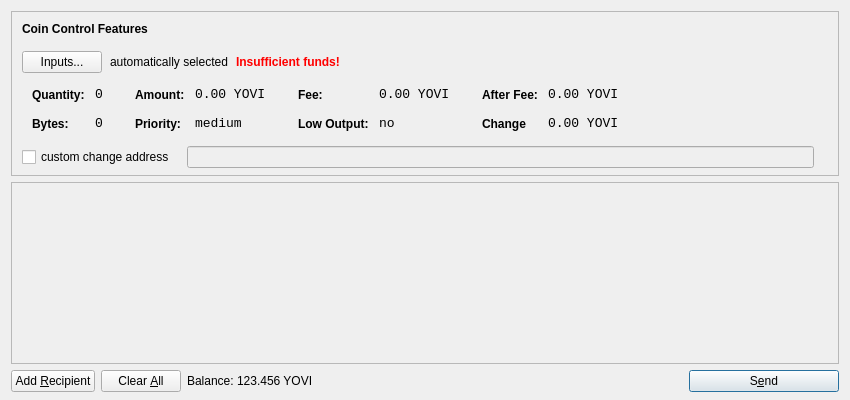
<?xml version="1.0" encoding="UTF-8"?>
<ui version="4.0">
 <class>SendCoinsDialog</class>
 <widget class="QDialog" name="SendCoinsDialog">
  <property name="geometry">
   <rect>
    <x>0</x>
    <y>0</y>
    <width>850</width>
    <height>400</height>
   </rect>
  </property>
  <property name="windowTitle">
   <string>Send Coins</string>
  </property>
  <property name="autoFillBackground">
   <bool>true</bool>
  </property>
  <layout class="QVBoxLayout" name="verticalLayout" stretch="0,1,0">
   <property name="bottomMargin">
    <number>8</number>
   </property>
   <item>
    <widget class="QFrame" name="frameCoinControl">
     <property name="sizePolicy">
      <sizepolicy hsizetype="Expanding" vsizetype="Expanding">
       <horstretch>0</horstretch>
       <verstretch>0</verstretch>
      </sizepolicy>
     </property>
     <property name="maximumSize">
      <size>
       <width>16777215</width>
       <height>16777215</height>
      </size>
     </property>
     <property name="frameShape">
      <enum>QFrame::StyledPanel</enum>
     </property>
     <property name="frameShadow">
      <enum>QFrame::Sunken</enum>
     </property>
     <layout class="QVBoxLayout" name="verticalLayoutCoinControl2">
      <property name="spacing">
       <number>6</number>
      </property>
      <property name="leftMargin">
       <number>0</number>
      </property>
      <property name="topMargin">
       <number>0</number>
      </property>
      <property name="rightMargin">
       <number>0</number>
      </property>
      <property name="bottomMargin">
       <number>6</number>
      </property>
      <item>
       <layout class="QVBoxLayout" name="verticalLayoutCoinControl" stretch="0,0,0,0,1">
        <property name="spacing">
         <number>0</number>
        </property>
        <property name="leftMargin">
         <number>10</number>
        </property>
        <property name="topMargin">
         <number>10</number>
        </property>
        <item>
         <layout class="QHBoxLayout" name="horizontalLayoutCoinControl1">
          <property name="bottomMargin">
           <number>15</number>
          </property>
          <item>
           <widget class="QLabel" name="labelCoinControlFeatures">
            <property name="sizePolicy">
             <sizepolicy hsizetype="Preferred" vsizetype="Maximum">
              <horstretch>0</horstretch>
              <verstretch>0</verstretch>
             </sizepolicy>
            </property>
            <property name="font">
             <font>
              <weight>75</weight>
              <bold>true</bold>
             </font>
            </property>
            <property name="styleSheet">
             <string notr="true">font-weight:bold;</string>
            </property>
            <property name="text">
             <string>Coin Control Features</string>
            </property>
           </widget>
          </item>
         </layout>
        </item>
        <item>
         <layout class="QHBoxLayout" name="horizontalLayoutCoinControl2" stretch="0,0,0,0">
          <property name="spacing">
           <number>8</number>
          </property>
          <property name="bottomMargin">
           <number>10</number>
          </property>
          <item>
           <widget class="QPushButton" name="pushButtonCoinControl">
            <property name="styleSheet">
             <string notr="true"/>
            </property>
            <property name="text">
             <string>Inputs...</string>
            </property>
           </widget>
          </item>
          <item>
           <widget class="QLabel" name="labelCoinControlAutomaticallySelected">
            <property name="text">
             <string>automatically selected</string>
            </property>
            <property name="margin">
             <number>5</number>
            </property>
           </widget>
          </item>
          <item>
           <widget class="QLabel" name="labelCoinControlInsuffFunds">
            <property name="font">
             <font>
              <weight>75</weight>
              <bold>true</bold>
             </font>
            </property>
            <property name="styleSheet">
             <string notr="true">color:red;font-weight:bold;</string>
            </property>
            <property name="text">
             <string>Insufficient funds!</string>
            </property>
            <property name="margin">
             <number>5</number>
            </property>
           </widget>
          </item>
          <item>
           <spacer name="horizontalSpacerCoinControl">
            <property name="orientation">
             <enum>Qt::Horizontal</enum>
            </property>
            <property name="sizeHint" stdset="0">
             <size>
              <width>40</width>
              <height>1</height>
             </size>
            </property>
           </spacer>
          </item>
         </layout>
        </item>
        <item>
         <widget class="QWidget" name="widgetCoinControl" native="true">
          <property name="sizePolicy">
           <sizepolicy hsizetype="Preferred" vsizetype="Preferred">
            <horstretch>0</horstretch>
            <verstretch>0</verstretch>
           </sizepolicy>
          </property>
          <property name="minimumSize">
           <size>
            <width>0</width>
            <height>0</height>
           </size>
          </property>
          <property name="styleSheet">
           <string notr="true"/>
          </property>
          <layout class="QHBoxLayout" name="horizontalLayoutCoinControl5">
           <property name="leftMargin">
            <number>0</number>
           </property>
           <property name="topMargin">
            <number>0</number>
           </property>
           <property name="rightMargin">
            <number>0</number>
           </property>
           <property name="bottomMargin">
            <number>0</number>
           </property>
           <item>
            <layout class="QHBoxLayout" name="horizontalLayoutCoinControl3" stretch="0,0,0,1">
             <property name="spacing">
              <number>20</number>
             </property>
             <property name="topMargin">
              <number>0</number>
             </property>
             <property name="bottomMargin">
              <number>10</number>
             </property>
             <item>
              <layout class="QFormLayout" name="formLayoutCoinControl1">
               <property name="horizontalSpacing">
                <number>10</number>
               </property>
               <property name="verticalSpacing">
                <number>14</number>
               </property>
               <property name="leftMargin">
                <number>10</number>
               </property>
               <property name="topMargin">
                <number>4</number>
               </property>
               <property name="rightMargin">
                <number>6</number>
               </property>
               <item row="0" column="0">
                <widget class="QLabel" name="labelCoinControlQuantityText">
                 <property name="styleSheet">
                  <string notr="true">font-weight:bold;</string>
                 </property>
                 <property name="text">
                  <string>Quantity:</string>
                 </property>
                 <property name="margin">
                  <number>0</number>
                 </property>
                </widget>
               </item>
               <item row="0" column="1">
                <widget class="QLabel" name="labelCoinControlQuantity">
                 <property name="font">
                  <font>
                   <family>Monospace</family>
                   <pointsize>10</pointsize>
                  </font>
                 </property>
                 <property name="cursor">
                  <cursorShape>IBeamCursor</cursorShape>
                 </property>
                 <property name="contextMenuPolicy">
                  <enum>Qt::ActionsContextMenu</enum>
                 </property>
                 <property name="text">
                  <string>0</string>
                 </property>
                 <property name="margin">
                  <number>0</number>
                 </property>
                 <property name="textInteractionFlags">
                  <set>Qt::LinksAccessibleByMouse|Qt::TextSelectableByKeyboard|Qt::TextSelectableByMouse</set>
                 </property>
                </widget>
               </item>
               <item row="1" column="0">
                <widget class="QLabel" name="labelCoinControlBytesText">
                 <property name="styleSheet">
                  <string notr="true">font-weight:bold;</string>
                 </property>
                 <property name="text">
                  <string>Bytes:</string>
                 </property>
                </widget>
               </item>
               <item row="1" column="1">
                <widget class="QLabel" name="labelCoinControlBytes">
                 <property name="font">
                  <font>
                   <family>Monospace</family>
                   <pointsize>10</pointsize>
                  </font>
                 </property>
                 <property name="cursor">
                  <cursorShape>IBeamCursor</cursorShape>
                 </property>
                 <property name="contextMenuPolicy">
                  <enum>Qt::ActionsContextMenu</enum>
                 </property>
                 <property name="text">
                  <string>0</string>
                 </property>
                 <property name="textInteractionFlags">
                  <set>Qt::LinksAccessibleByMouse|Qt::TextSelectableByKeyboard|Qt::TextSelectableByMouse</set>
                 </property>
                </widget>
               </item>
              </layout>
             </item>
             <item>
              <layout class="QFormLayout" name="formLayoutCoinControl2">
               <property name="horizontalSpacing">
                <number>10</number>
               </property>
               <property name="verticalSpacing">
                <number>14</number>
               </property>
               <property name="leftMargin">
                <number>6</number>
               </property>
               <property name="topMargin">
                <number>4</number>
               </property>
               <property name="rightMargin">
                <number>6</number>
               </property>
               <item row="0" column="0">
                <widget class="QLabel" name="labelCoinControlAmountText">
                 <property name="styleSheet">
                  <string notr="true">font-weight:bold;</string>
                 </property>
                 <property name="text">
                  <string>Amount:</string>
                 </property>
                 <property name="margin">
                  <number>0</number>
                 </property>
                </widget>
               </item>
               <item row="0" column="1">
                <widget class="QLabel" name="labelCoinControlAmount">
                 <property name="font">
                  <font>
                   <family>Monospace</family>
                   <pointsize>10</pointsize>
                  </font>
                 </property>
                 <property name="cursor">
                  <cursorShape>IBeamCursor</cursorShape>
                 </property>
                 <property name="contextMenuPolicy">
                  <enum>Qt::ActionsContextMenu</enum>
                 </property>
                 <property name="text">
                  <string>0.00 YOVI</string>
                 </property>
                 <property name="textInteractionFlags">
                  <set>Qt::LinksAccessibleByMouse|Qt::TextSelectableByKeyboard|Qt::TextSelectableByMouse</set>
                 </property>
                </widget>
               </item>
               <item row="1" column="0">
                <widget class="QLabel" name="labelCoinControlPriorityText">
                 <property name="styleSheet">
                  <string notr="true">font-weight:bold;</string>
                 </property>
                 <property name="text">
                  <string>Priority:</string>
                 </property>
                </widget>
               </item>
               <item row="1" column="1">
                <widget class="QLabel" name="labelCoinControlPriority">
                 <property name="font">
                  <font>
                   <family>Monospace</family>
                   <pointsize>10</pointsize>
                  </font>
                 </property>
                 <property name="cursor">
                  <cursorShape>IBeamCursor</cursorShape>
                 </property>
                 <property name="contextMenuPolicy">
                  <enum>Qt::ActionsContextMenu</enum>
                 </property>
                 <property name="text">
                  <string>medium</string>
                 </property>
                 <property name="textInteractionFlags">
                  <set>Qt::LinksAccessibleByMouse|Qt::TextSelectableByKeyboard|Qt::TextSelectableByMouse</set>
                 </property>
                </widget>
               </item>
              </layout>
             </item>
             <item>
              <layout class="QFormLayout" name="formLayoutCoinControl3">
               <property name="horizontalSpacing">
                <number>10</number>
               </property>
               <property name="verticalSpacing">
                <number>14</number>
               </property>
               <property name="leftMargin">
                <number>6</number>
               </property>
               <property name="topMargin">
                <number>4</number>
               </property>
               <property name="rightMargin">
                <number>6</number>
               </property>
               <item row="0" column="0">
                <widget class="QLabel" name="labelCoinControlFeeText">
                 <property name="styleSheet">
                  <string notr="true">font-weight:bold;</string>
                 </property>
                 <property name="text">
                  <string>Fee:</string>
                 </property>
                 <property name="margin">
                  <number>0</number>
                 </property>
                </widget>
               </item>
               <item row="0" column="1">
                <widget class="QLabel" name="labelCoinControlFee">
                 <property name="font">
                  <font>
                   <family>Monospace</family>
                   <pointsize>10</pointsize>
                  </font>
                 </property>
                 <property name="cursor">
                  <cursorShape>IBeamCursor</cursorShape>
                 </property>
                 <property name="contextMenuPolicy">
                  <enum>Qt::ActionsContextMenu</enum>
                 </property>
                 <property name="text">
                  <string>0.00 YOVI</string>
                 </property>
                 <property name="textInteractionFlags">
                  <set>Qt::LinksAccessibleByMouse|Qt::TextSelectableByKeyboard|Qt::TextSelectableByMouse</set>
                 </property>
                </widget>
               </item>
               <item row="1" column="0">
                <widget class="QLabel" name="labelCoinControlLowOutputText">
                 <property name="styleSheet">
                  <string notr="true">font-weight:bold;</string>
                 </property>
                 <property name="text">
                  <string>Low Output:</string>
                 </property>
                </widget>
               </item>
               <item row="1" column="1">
                <widget class="QLabel" name="labelCoinControlLowOutput">
                 <property name="font">
                  <font>
                   <family>Monospace</family>
                   <pointsize>10</pointsize>
                  </font>
                 </property>
                 <property name="cursor">
                  <cursorShape>IBeamCursor</cursorShape>
                 </property>
                 <property name="contextMenuPolicy">
                  <enum>Qt::ActionsContextMenu</enum>
                 </property>
                 <property name="text">
                  <string>no</string>
                 </property>
                 <property name="textInteractionFlags">
                  <set>Qt::LinksAccessibleByMouse|Qt::TextSelectableByKeyboard|Qt::TextSelectableByMouse</set>
                 </property>
                </widget>
               </item>
              </layout>
             </item>
             <item>
              <layout class="QFormLayout" name="formLayoutCoinControl4">
               <property name="horizontalSpacing">
                <number>10</number>
               </property>
               <property name="verticalSpacing">
                <number>14</number>
               </property>
               <property name="leftMargin">
                <number>6</number>
               </property>
               <property name="topMargin">
                <number>4</number>
               </property>
               <property name="rightMargin">
                <number>6</number>
               </property>
               <item row="0" column="0">
                <widget class="QLabel" name="labelCoinControlAfterFeeText">
                 <property name="styleSheet">
                  <string notr="true">font-weight:bold;</string>
                 </property>
                 <property name="text">
                  <string>After Fee:</string>
                 </property>
                 <property name="margin">
                  <number>0</number>
                 </property>
                </widget>
               </item>
               <item row="0" column="1">
                <widget class="QLabel" name="labelCoinControlAfterFee">
                 <property name="font">
                  <font>
                   <family>Monospace</family>
                   <pointsize>10</pointsize>
                  </font>
                 </property>
                 <property name="cursor">
                  <cursorShape>IBeamCursor</cursorShape>
                 </property>
                 <property name="contextMenuPolicy">
                  <enum>Qt::ActionsContextMenu</enum>
                 </property>
                 <property name="text">
                  <string>0.00 YOVI</string>
                 </property>
                 <property name="textInteractionFlags">
                  <set>Qt::LinksAccessibleByMouse|Qt::TextSelectableByKeyboard|Qt::TextSelectableByMouse</set>
                 </property>
                </widget>
               </item>
               <item row="1" column="0">
                <widget class="QLabel" name="labelCoinControlChangeText">
                 <property name="styleSheet">
                  <string notr="true">font-weight:bold;</string>
                 </property>
                 <property name="text">
                  <string>Change</string>
                 </property>
                </widget>
               </item>
               <item row="1" column="1">
                <widget class="QLabel" name="labelCoinControlChange">
                 <property name="font">
                  <font>
                   <family>Monospace</family>
                   <pointsize>10</pointsize>
                  </font>
                 </property>
                 <property name="cursor">
                  <cursorShape>IBeamCursor</cursorShape>
                 </property>
                 <property name="contextMenuPolicy">
                  <enum>Qt::ActionsContextMenu</enum>
                 </property>
                 <property name="text">
                  <string>0.00 YOVI</string>
                 </property>
                 <property name="textInteractionFlags">
                  <set>Qt::LinksAccessibleByMouse|Qt::TextSelectableByKeyboard|Qt::TextSelectableByMouse</set>
                 </property>
                </widget>
               </item>
              </layout>
             </item>
            </layout>
           </item>
          </layout>
         </widget>
        </item>
        <item>
         <layout class="QHBoxLayout" name="horizontalLayoutCoinControl4" stretch="0,0,0">
          <property name="spacing">
           <number>12</number>
          </property>
          <property name="sizeConstraint">
           <enum>QLayout::SetDefaultConstraint</enum>
          </property>
          <property name="topMargin">
           <number>5</number>
          </property>
          <property name="rightMargin">
           <number>5</number>
          </property>
          <item>
           <widget class="QCheckBox" name="checkBoxCoinControlChange">
            <property name="text">
             <string>custom change address</string>
            </property>
           </widget>
          </item>
          <item>
           <widget class="QLineEdit" name="lineEditCoinControlChange">
            <property name="enabled">
             <bool>false</bool>
            </property>
            <property name="sizePolicy">
             <sizepolicy hsizetype="Expanding" vsizetype="Fixed">
              <horstretch>0</horstretch>
              <verstretch>0</verstretch>
             </sizepolicy>
            </property>
           </widget>
          </item>
          <item>
           <widget class="QLabel" name="labelCoinControlChangeLabel">
            <property name="sizePolicy">
             <sizepolicy hsizetype="Preferred" vsizetype="Expanding">
              <horstretch>0</horstretch>
              <verstretch>0</verstretch>
             </sizepolicy>
            </property>
            <property name="minimumSize">
             <size>
              <width>0</width>
              <height>0</height>
             </size>
            </property>
            <property name="text">
             <string/>
            </property>
            <property name="margin">
             <number>3</number>
            </property>
           </widget>
          </item>
         </layout>
        </item>
        <item>
         <spacer name="verticalSpacerCoinControl">
          <property name="orientation">
           <enum>Qt::Vertical</enum>
          </property>
          <property name="sizeHint" stdset="0">
           <size>
            <width>800</width>
            <height>1</height>
           </size>
          </property>
         </spacer>
        </item>
       </layout>
      </item>
     </layout>
    </widget>
   </item>
   <item>
    <widget class="QScrollArea" name="scrollArea">
     <property name="widgetResizable">
      <bool>true</bool>
     </property>
     <widget class="QWidget" name="scrollAreaWidgetContents">
      <property name="geometry">
       <rect>
        <x>0</x>
        <y>0</y>
        <width>830</width>
        <height>172</height>
       </rect>
      </property>
      <layout class="QVBoxLayout" name="verticalLayout_2">
       <property name="leftMargin">
        <number>0</number>
       </property>
       <property name="topMargin">
        <number>0</number>
       </property>
       <property name="rightMargin">
        <number>0</number>
       </property>
       <property name="bottomMargin">
        <number>0</number>
       </property>
       <item>
        <layout class="QVBoxLayout" name="entries">
         <property name="spacing">
          <number>6</number>
         </property>
        </layout>
       </item>
       <item>
        <spacer name="verticalSpacer">
         <property name="orientation">
          <enum>Qt::Vertical</enum>
         </property>
         <property name="sizeHint" stdset="0">
          <size>
           <width>20</width>
           <height>40</height>
          </size>
         </property>
        </spacer>
       </item>
      </layout>
     </widget>
    </widget>
   </item>
   <item>
    <layout class="QHBoxLayout" name="horizontalLayout">
     <item>
      <widget class="QPushButton" name="addButton">
       <property name="toolTip">
        <string>Send to multiple recipients at once</string>
       </property>
       <property name="text">
        <string>Add &amp;Recipient</string>
       </property>
       <property name="icon">
        <iconset resource="../bitcoin.qrc">
         <normaloff>:/icons/add</normaloff>:/icons/add</iconset>
       </property>
       <property name="autoDefault">
        <bool>false</bool>
       </property>
      </widget>
     </item>
     <item>
      <widget class="QPushButton" name="clearButton">
       <property name="sizePolicy">
        <sizepolicy hsizetype="Minimum" vsizetype="Fixed">
         <horstretch>0</horstretch>
         <verstretch>0</verstretch>
        </sizepolicy>
       </property>
       <property name="toolTip">
        <string>Remove all transaction fields</string>
       </property>
       <property name="text">
        <string>Clear &amp;All</string>
       </property>
       <property name="icon">
        <iconset resource="../bitcoin.qrc">
         <normaloff>:/icons/remove</normaloff>:/icons/remove</iconset>
       </property>
       <property name="autoRepeatDelay">
        <number>300</number>
       </property>
       <property name="autoDefault">
        <bool>false</bool>
       </property>
      </widget>
     </item>
     <item>
      <layout class="QHBoxLayout" name="horizontalLayout_2">
       <property name="spacing">
        <number>3</number>
       </property>
       <item>
        <widget class="QLabel" name="label">
         <property name="sizePolicy">
          <sizepolicy hsizetype="Preferred" vsizetype="Fixed">
           <horstretch>0</horstretch>
           <verstretch>0</verstretch>
          </sizepolicy>
         </property>
         <property name="text">
          <string>Balance:</string>
         </property>
        </widget>
       </item>
       <item>
        <widget class="QLabel" name="labelBalance">
         <property name="sizePolicy">
          <sizepolicy hsizetype="Preferred" vsizetype="Fixed">
           <horstretch>0</horstretch>
           <verstretch>0</verstretch>
          </sizepolicy>
         </property>
         <property name="cursor">
          <cursorShape>IBeamCursor</cursorShape>
         </property>
         <property name="text">
          <string>123.456 YOVI</string>
         </property>
         <property name="textInteractionFlags">
          <set>Qt::LinksAccessibleByMouse|Qt::TextSelectableByKeyboard|Qt::TextSelectableByMouse</set>
         </property>
        </widget>
       </item>
      </layout>
     </item>
     <item>
      <spacer name="horizontalSpacer">
       <property name="orientation">
        <enum>Qt::Horizontal</enum>
       </property>
       <property name="sizeHint" stdset="0">
        <size>
         <width>40</width>
         <height>20</height>
        </size>
       </property>
      </spacer>
     </item>
     <item>
      <widget class="QPushButton" name="sendButton">
       <property name="minimumSize">
        <size>
         <width>150</width>
         <height>0</height>
        </size>
       </property>
       <property name="toolTip">
        <string>Confirm the send action</string>
       </property>
       <property name="text">
        <string>S&amp;end</string>
       </property>
       <property name="icon">
        <iconset resource="../bitcoin.qrc">
         <normaloff>:/icons/send</normaloff>:/icons/send</iconset>
       </property>
       <property name="default">
        <bool>true</bool>
       </property>
      </widget>
     </item>
    </layout>
   </item>
  </layout>
 </widget>
 <resources>
  <include location="../bitcoin.qrc"/>
 </resources>
 <connections/>
</ui>
